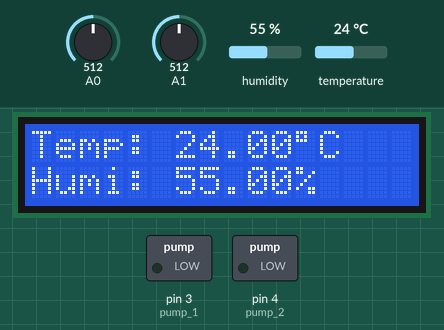
Bench run of a sketch on a simulated Arduino Uno, built with avr-gcc and run on an emulated ATmega328P. Parts: 16×2 character LCD, switched loads named in the sketch (green lamp = pin HIGH). Inputs (shaded band) come from the test bench; at power-on: A0 = 512, A1 = 512, humidity 55 %, temperature 24 °C.

Above: at 2.7 s.
2.8 s: A0 set to 309
5.8 s: A0 set to 293
At 6.6 s:
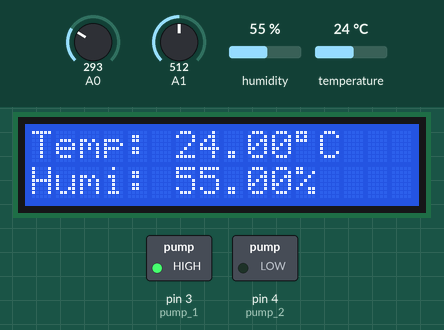
8.8 s: A1 set to 311
11.8 s: A1 set to 282
At 13.4 s:
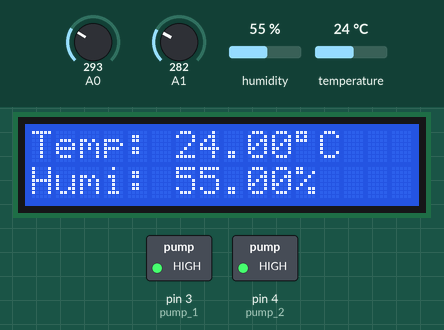
14.8 s: humidity set to 22 %
At 17.6 s:
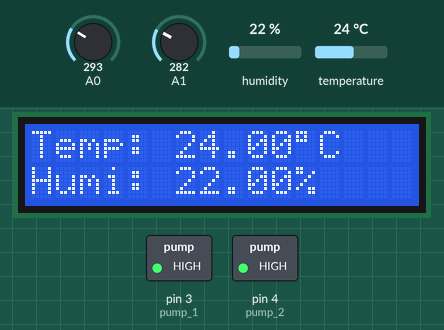
17.9 s: A0 set to 306
At 19.0 s:
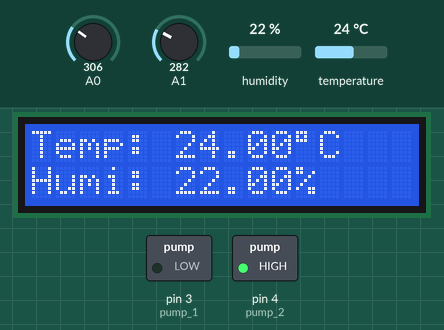
Timing chart, 0 to 20.9 s (numbered marks = the images above; inputs shaded):
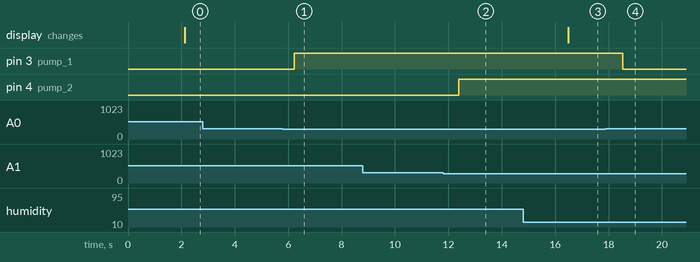

The sketch:

Plant_health_monitoring.ino
```cpp
#include "DHT.h"
#include <LiquidCrystal_I2C.h>

int moisture_1 ;
int moisture_2 ;
int pump_1 = 3;
int pump_2 = 4;

#define DHTPIN 2
#define DHTTYPE DHT11
DHT dht(DHTPIN, DHTTYPE);

LiquidCrystal_I2C lcd(0x27, 16, 2);

void setup() {

  pinMode(A0, INPUT);
  pinMode(A1, INPUT);
  pinMode(pump_1, OUTPUT);
  pinMode(pump_2, OUTPUT);
  dht.begin();
  lcd.init();
  lcd.backlight();
}

void loop() {

  delay(2000);

  float humi  = dht.readHumidity();
  float tempC = dht.readTemperature();
  lcd.clear();

  moisture_1=analogRead(A0);
  moisture_2=analogRead(A1);

if (isnan(humi) || isnan(tempC)) {
    lcd.setCursor(0, 0);
    lcd.print("Failed");
  }

  else {
    lcd.setCursor(0, 0);
    lcd.print("Temp: ");
    lcd.print(tempC);
    lcd.print((char)223);
    lcd.print("C");
    Serial.print("temp");
    Serial.println(tempC);

    lcd.setCursor(0, 1);
    lcd.print("Humi: ");
    lcd.print(humi);
    lcd.print("%");
    Serial.print("humi");
    Serial.println(humi);
  }
if (moisture_1 > 300){
  digitalWrite(pump_1, LOW);
  }
  else{
  digitalWrite(pump_1, HIGH);
  }


if (moisture_2 > 300){
  digitalWrite(pump_2, LOW);
  }
  else{
  digitalWrite(pump_2, HIGH);
  }
}
```

Measured:
- the behaviour switches between 301 and 300 on A0 (found by bisection; images 0 and 1)
- the behaviour switches between 301 and 300 on A1 (found by bisection; images 1 and 2)
- after the input at 2.8 s, every drawn part: stays the same
- after the input at 5.8 s, pin 3 (pump_1): LOW → HIGH after 0.42 s
- after the input at 8.8 s, every drawn part: stays the same
- after the input at 11.8 s, pin 4 (pump_2): LOW → HIGH after 0.58 s
- after the input at 14.8 s, the display: changes after 1.7 s (image 3)
- after the input at 17.9 s, pin 3 (pump_1): HIGH → LOW after 0.64 s
